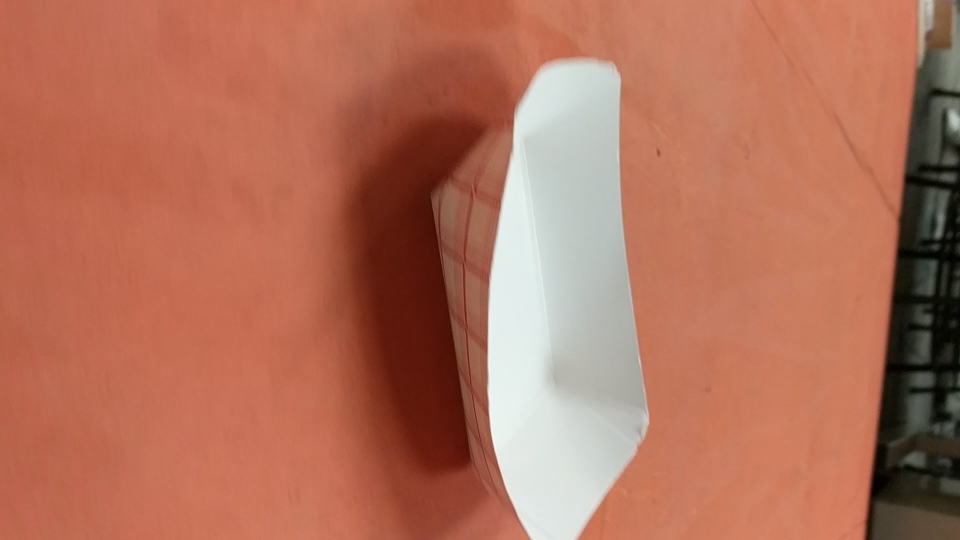
#> input picture nacho.jpg, 1920 x 1080 px (shown at 1/2 size)
$ python hitso.py
#> lines starting #> are read from the running program, lines starting #| are printed output that depends on the picture
'''
  Get histograms of images
'''

import cv2
import matplotlib.pyplot as plt
import numpy as np

e1 = cv2.getTickCount()
#LOAD IMAGE
img = cv2.imread('nacho.jpg', cv2.IMREAD_GRAYSCALE)
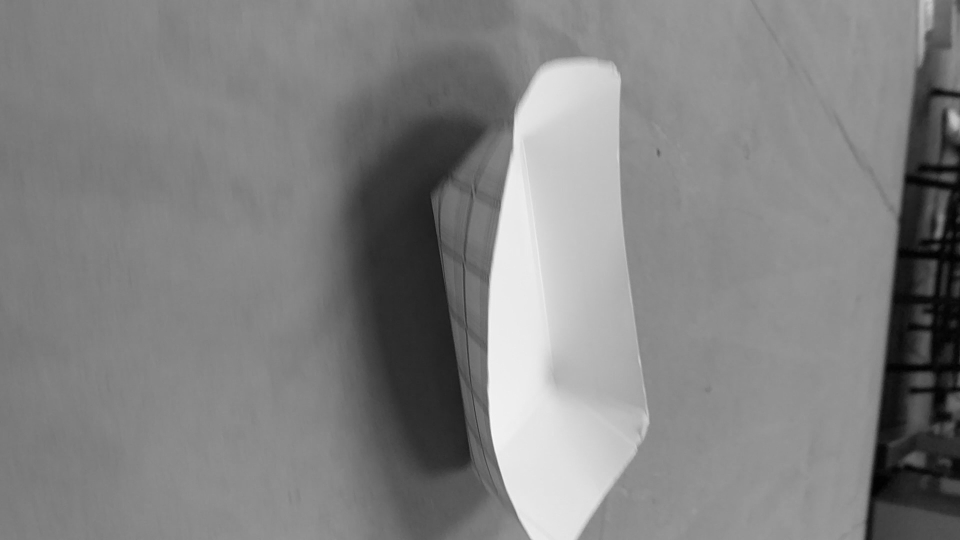
#> img: shape (1080, 1920) (shown at 1/2 size); min 0, max 250, mean 129.8
img = cv2.resize(img, None, fx=.5, fy=.5, interpolation=cv2.INTER_AREA)
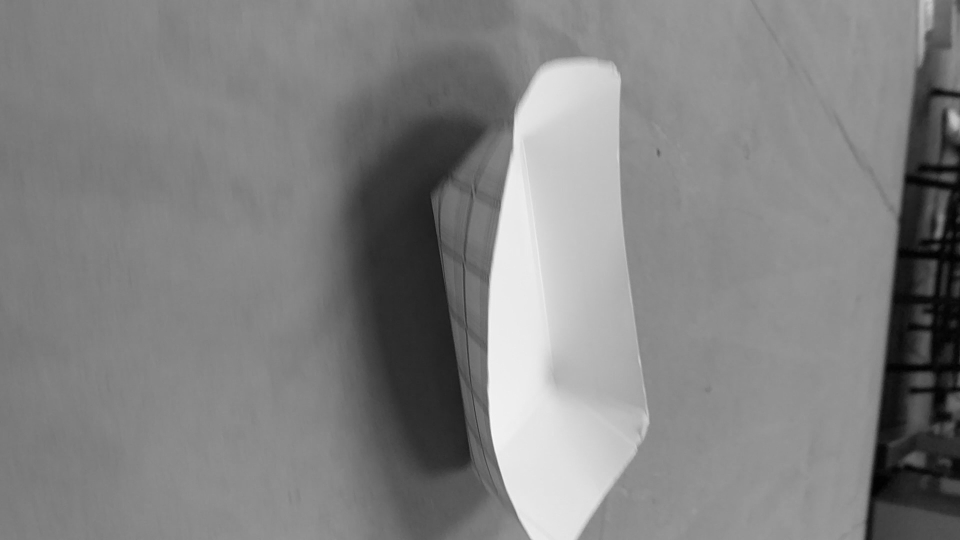
#> img: shape (540, 960); min 1, max 248, mean 129.9
# [17 lines of commented-out code are left out]
clahe = cv2.createCLAHE(clipLimit=2.0, tileGridSize=(8,8))
res = clahe.apply(img)
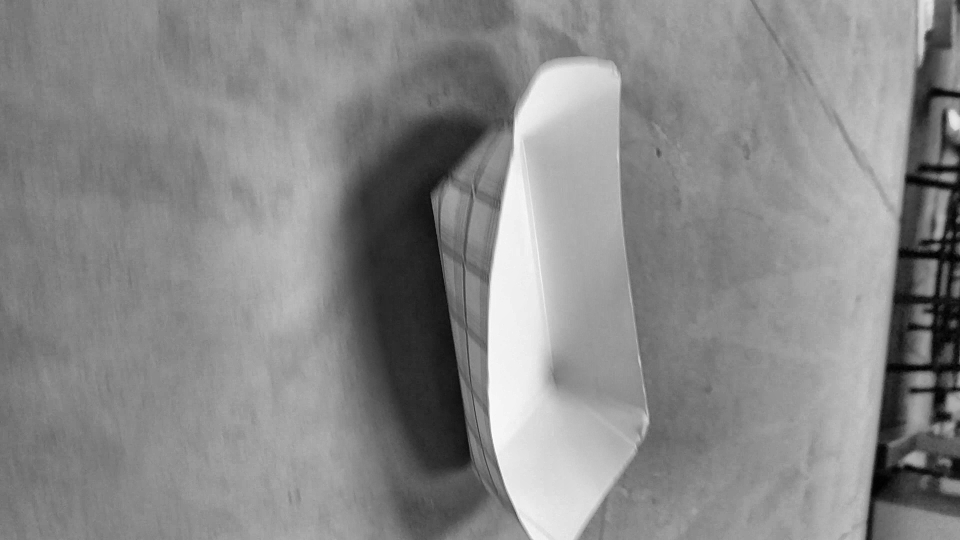
#> res: shape (540, 960); min 1, max 251, mean 136.5
hist = cv2.calcHist([res], [0], None, [256], [0,256])
#> hist = 256 values, max 9686 at index 136, min 0 at index 0, mean 2025
plt.plot(hist, color='b')
plt.xlim([0,256])

e2 = cv2.getTickCount()
time = (e2 - e1)/ cv2.getTickFrequency()
print("Time taken:", time)

cv2.imshow("Image", img)
cv2.imshow("res", res)
plt.show()
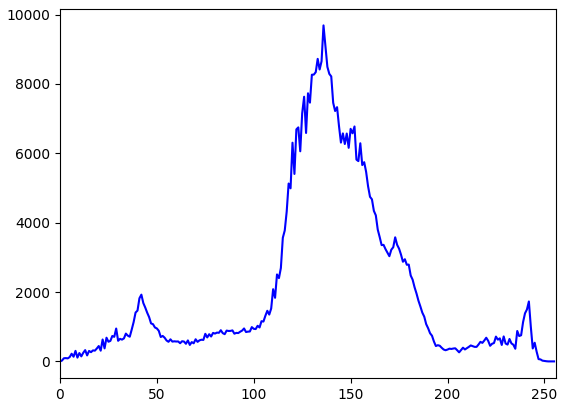
#> figure drawn by matplotlib, 1 panel; curve peaks at x = 136, y = 9686
cv2.waitKey(0)
cv2.destroyAllWindows()
